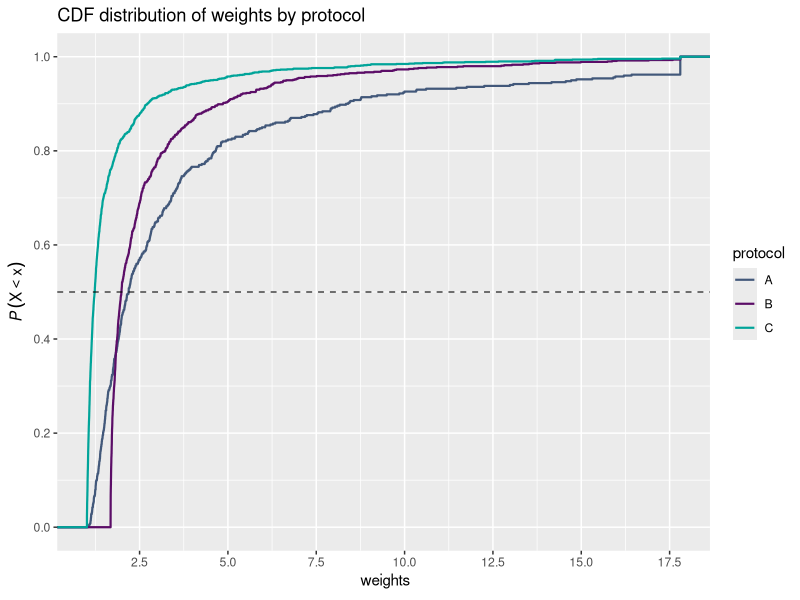
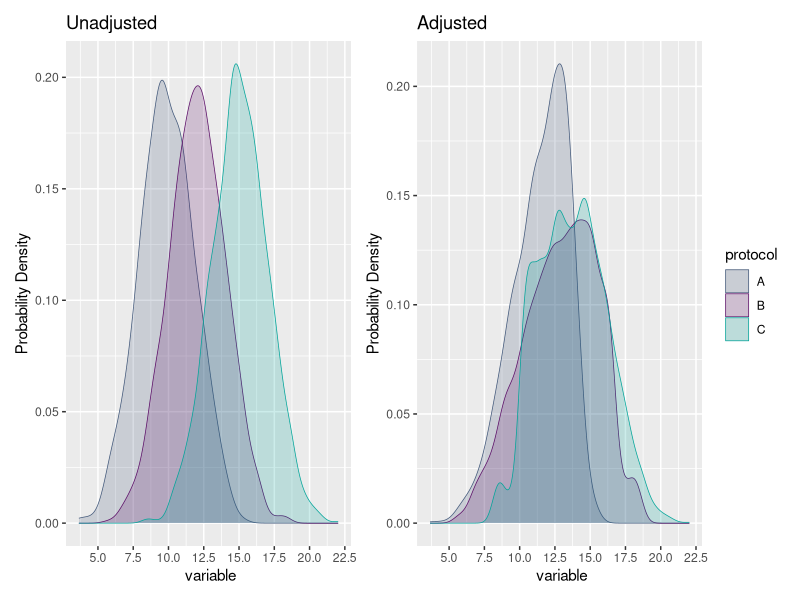

Reproduce these figures in R, in order. (Note: this script raises an error after producing the figures.)
## ---- chunk 1
#| label: setup
#| include: FALSE
knitr::opts_chunk$set(
  collapse = TRUE,
  comment  = "#>",
  fig.path = paste0("figures/ipw-")
)
library(dplyr)
library(ggplot2)
library(patchwork)
options(pillar.min_chars = Inf, width = 120L)
calc_ess <- function(w) {
  (sum(w))^2 / sum(w^2)
}
.fmt_pct <- function(x, digits = 1L) {
  sprintf("%.*f%%", digits, 100 * x)
}
trim_weights <- function(x, p = c(0.01, 0.99)) {
  q  <- quantile(x, p = p)
  lo <- unname(q[1L])
  hi <- unname(q[2L])
  x[x > hi] <- hi
  x[x < lo] <- lo
  x
}
colors <- c("#42587A", "#5B0D67", "#00A499")
plot_cdf <- function(data, var, group = NULL, xlim = NULL, ...) {
  var   <- enquo(var)
  group <- enquo(group)
  vars  <- unname(c(var, group, enquos(...)))
  if (rlang::quo_is_null(group)) {
    p <- select(data, !!!vars) |>
      ggplot(aes(x = !!var)) +
      stat_ecdf(colour = colors[1L], linewidth = 0.75,
                linetype = "solid")
  } else {
    p <- select(data, !!!vars) |>
      ggplot(aes(x = !!var, color = !!group, ...)) +
      stat_ecdf(linewidth = 0.75, linetype = "solid") +
      scale_color_manual(values = colors)
  }
  p + coord_cartesian(xlim = xlim) +
    scale_x_continuous(n.breaks = 8L) +
    scale_y_continuous(n.breaks = 6L) +
    labs(x = var, y = bquote(italic(P) ~ (X < x)))
}
plot_pdf <- function(data, var, group = NULL, xlim = NULL,
                     fill = FALSE, linetype = "solid", ...) {

  var   <- enquo(var)
  group <- enquo(group)
  vars  <- unname(c(var, group, enquos(...)))
  if (rlang::quo_is_null(group)) {
    col <- colors[1L]
    p <- select(data, !!!vars) |>
      ggplot(aes(x = !!var, ...)) +
      geom_density(colour = col, fill = ifelse(fill, col, NA),
                   alpha = ifelse(fill, 0.2,  1),
                   linewidth = 0.75, linetype = linetype)
  } else {
    p <- select(data, !!!vars) |>
      ggplot(aes(x = !!var, color = !!group, ...)) +
      geom_density(if (fill) aes(fill = !!group),
                   alpha     = ifelse(fill, 0.2,  1),
                   linewidth = ifelse(fill, 0.25, 0.75),
                   linetype  = linetype) +
      scale_color_manual(values = colors)
    if (fill) {
      p <- p + scale_fill_manual(values = colors)
    }
  }
  p + coord_cartesian(xlim = xlim) +
    scale_x_continuous(n.breaks = 8L) +
    scale_y_continuous(n.breaks = 6L) +
    labs(y = "Probability Density", x = var)
}
## ---- chunk 2
#| label: age-protocol
#| echo: FALSE
data.frame(check.names = FALSE, row.names = "mean age",
  "rFSH" = 20.5, "eFSH" = 30.3, "Mixed rFSH+eFSH" = 40.4) |>
  knitr::kable()
## ---- chunk 3
#| label: weights
#| fig.cap: "Weight distribution by protocol."
#| fig.height: 5
#| fig.width: 10
set.seed(101)
n_vec <- c(500, 1000, 1500)
sd    <- 2
df <- tibble::tibble(
  protocol = factor(rep(c("A", "B", "C"), times = n_vec)),
  variable = c(
    rnorm(n_vec[1L], mean = 10, sd = sd),
    rnorm(n_vec[2L], mean = 12, sd = sd),
    rnorm(n_vec[3L], mean = 15, sd = sd)
  )
)

df |>
  group_by(protocol) |>
  summarize(n = n(), mu = mean(variable), sigma = sd(variable))

# fit 3-class model
model <- nnet::multinom(protocol ~ variable, data = df)
probs <- predict(model, type = "probs")

# P(protocol = protocol_k | X)
row_idx <- 1:nrow(df)
col_idx <- match(df$protocol, colnames(probs))
ps      <- probs[cbind(row_idx, col_idx)]

# invert + trim 1%
df$weights <- trim_weights(1 / ps, c(0.01, 0.99))

tapply(df$weights, df$protocol, quantile, p = 0.5)

df |>
  plot_cdf(weights, group = protocol) +
  geom_hline(yintercept = 0.5, alpha = 0.75, linetype = "dashed") +
  labs(title = "CDF distribution of weights by protocol")
## ---- chunk 4
#| label: plot-var
#| fig.cap: "Continuous variable (e.g. age) pre- and post-weighting."
#| fig.height: 5
#| fig.width: 10
#| echo: FALSE
p1 <- df |>
  plot_pdf(variable, protocol, fill = TRUE) +
  labs(title = "Unadjusted") +
  guides(fill = "none", color = "none")
p2 <- df |>
  plot_pdf(variable, protocol, fill = TRUE, weight = weights) +
  labs(title = "Adjusted")
p1 + p2
## ---- chunk 5
#| label: ess
df |>
  group_by(protocol) |>
  summarize(
    n        = n(),                           # orig sample size
    n_adj    = calc_ess(weights),             # effective sample size
    mean     = mean(variable),                # mu orig
    mean_adj = weighted.mean(variable, weights)) |> # mu adjust
  mutate(prop_n   = .fmt_pct(prop.table(n)),        # prop orig
         prop_adj = .fmt_pct(prop.table(n_adj)))    # prop adjust
## ---- chunk 6
#| label: get-session
#| include: FALSE
get_session_info <- function(pkgs = NULL) {
  ret <- list(
    packages = dplyr::select(sessioninfo::package_info(), -library),
    platform = sessioninfo::platform_info()
  )
  if (!is.null(pkgs)) {
    ret$packages <- ret$packages[pkgs, ]
  }
  ret
}
## ---- chunk 7
#| label: session
#| code-fold: TRUE
get_session_info()
